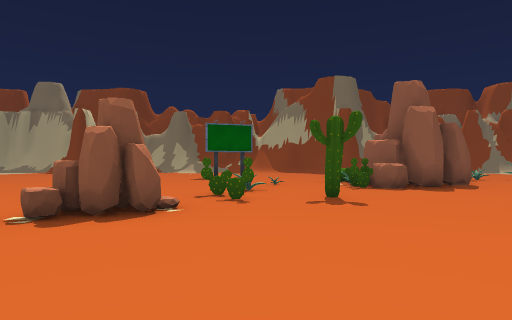
View 1 (above)

23 first-person views from a walk through a Unity game level. The camera is 1.4 m above the floor, looks level and sees 75° across. The floor is counted in squares, 2 m on a side. Each view is taken from the middle of a square. On the plan, view 1 faces up. The plan holds only what a view shows up to about 10 squares ahead; the rest is blank. The place goes on beyond the plan. Some surface patterns are stand-ins.

View 2
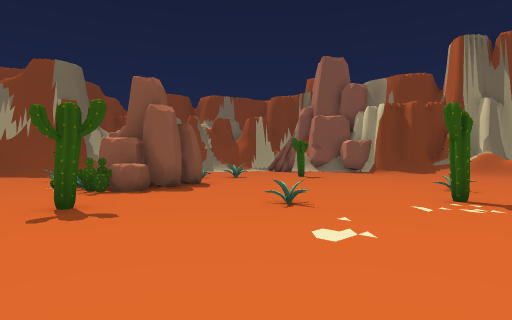

View 3
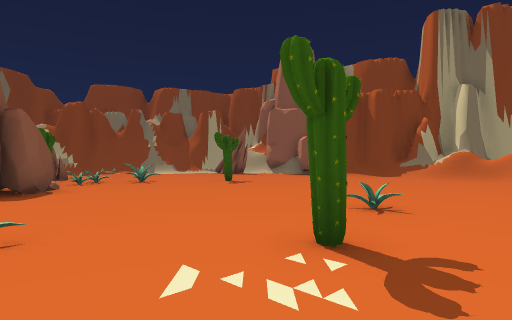

View 4
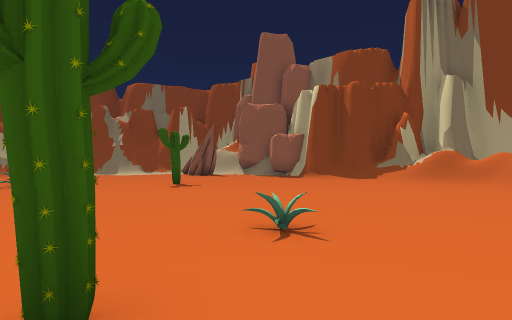

View 5
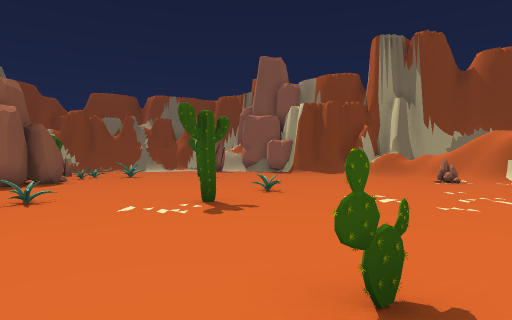

View 6
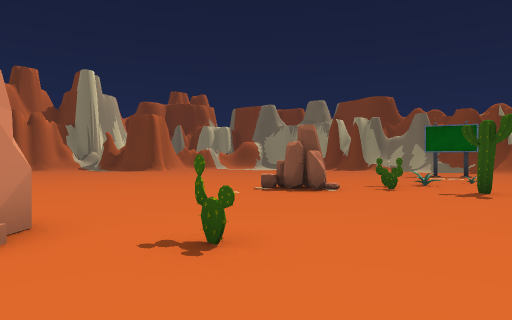

View 7
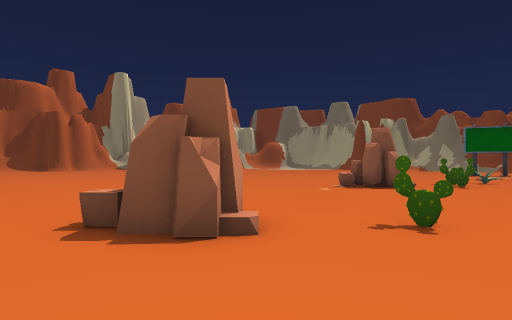

View 8
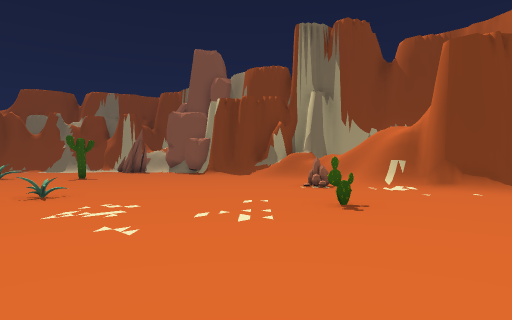

View 9
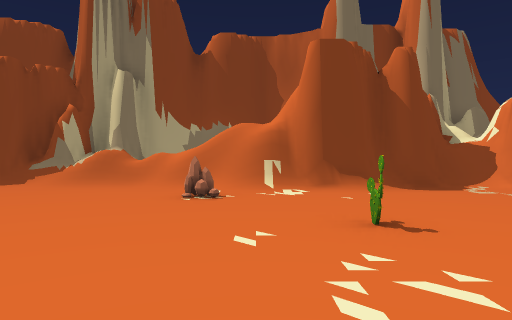

View 10
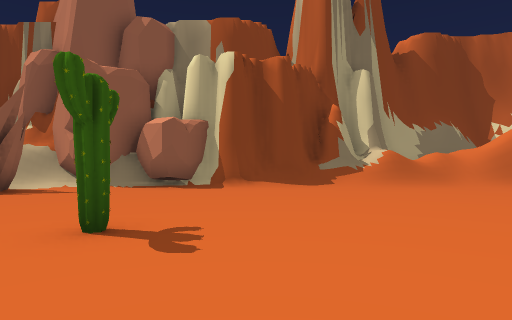

View 11
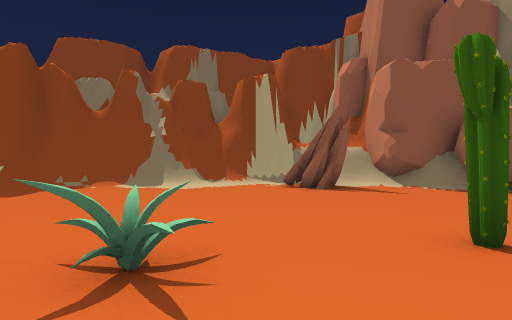

View 12
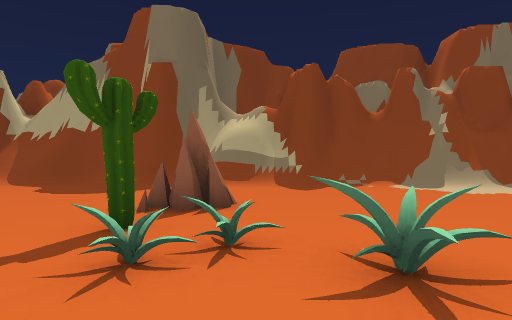

View 13
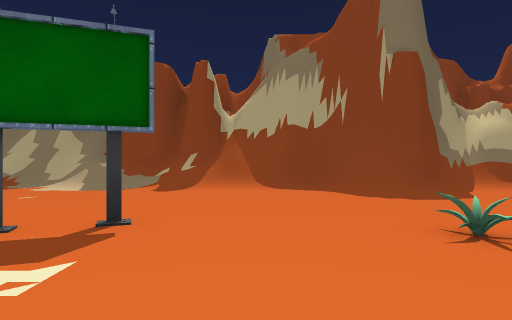

View 14
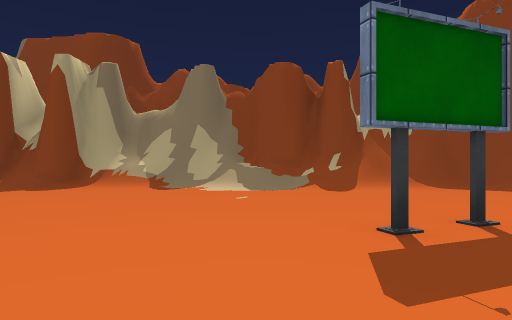

View 15
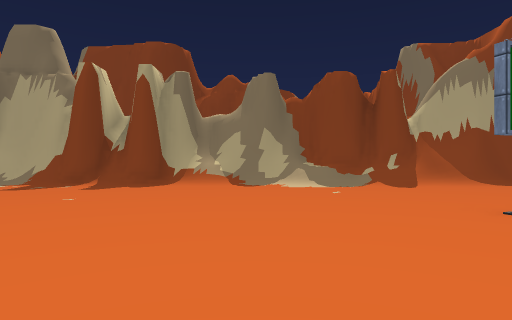

View 16
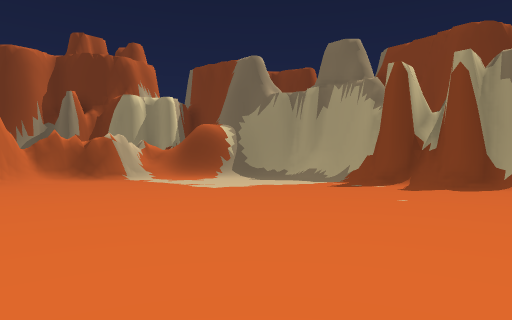

View 17
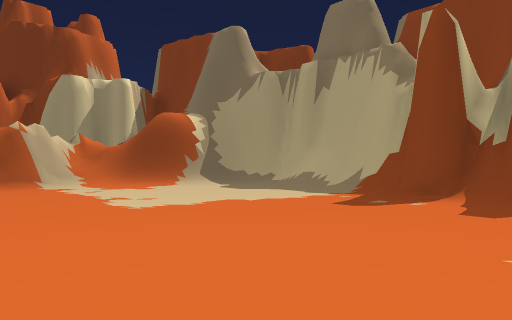

View 18
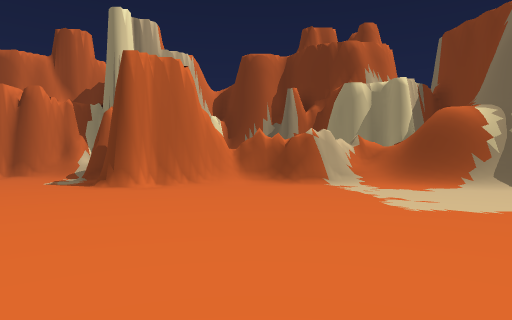

View 19
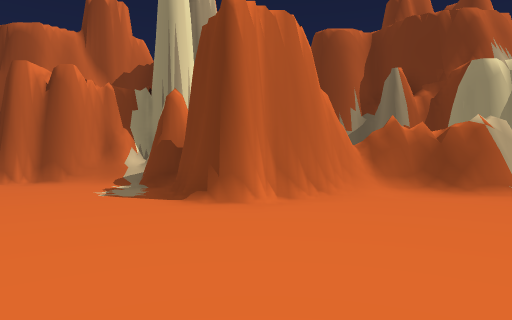

View 20
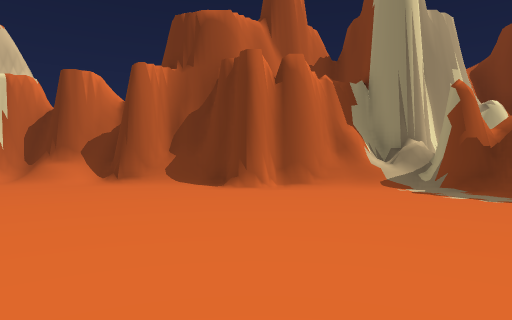

View 21
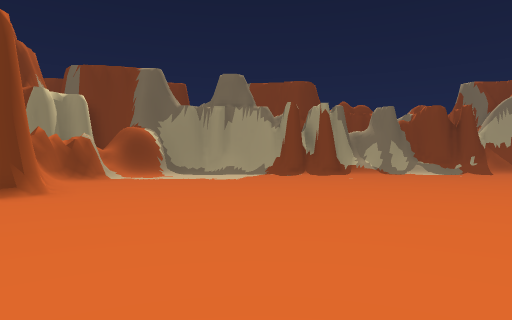

View 22
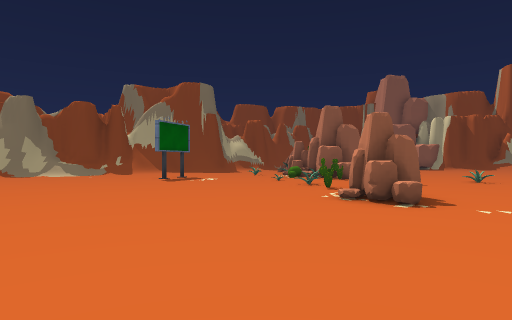

View 23
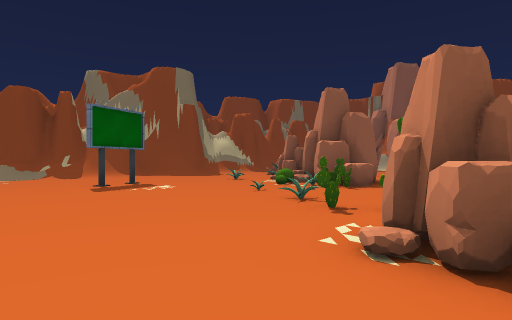

### Floor plan
Key: @ floor where view 1 was taken; # wall or solid block; . floor; / step, stairs or slope; R rock; C cactus; B billboard; O other object.
Columns run from 22 left of view 1 to 18 right of it. Each row starts with its distance up from view 1.
 20         ###   #############
 19      # ///######//////////###########
 18      ##..............////./////////###
 17     ##/..............................
 16     #/....................... ........
 15     #/....................... .........#
 14     #........................R.......RR##
 13     #...............B....O.............##
 12     #.....................O..CO........##
 11     #.....................OO.O.O.......##
 10     ##..................OORRR....C.....#
  9     ##...................CRRR..........#
  8   ####................O..C.............#
  7  ###/................C.................##
  6  ##/..................C................/#
  5  #/.................R.................//#
  4  #........... ......R.....O...........///
  3  #..........   .............C..O......///
  2  #.........   ........................///
  1 ##........    ......................RR/#/
  0 #/.......     ........@C..............##
 -1 #/......     ............ .C......C...##
 -2 #.....       .......RR.... ...........#
 -3 /....         ..........      ........#
 -4 //..                ... .    . ... ...#

Where each view was taken, in squares from view 1:
view 1: 0 up, 0 right, facing up
view 2: 1 up, 0 right, facing up-right
view 3: 1 up, 4 right, facing up-right
view 4: 1 up, 6 right, facing up-right
view 5: 2 down, 3 right, facing up-right
view 6: 2 down, 3 right, facing up-left
view 7: 4 down, 2 right, facing up-left
view 8: 4 down, 7 right, facing up-right
view 9: 0 up, 8 right, facing right
view 10: 8 up, 8 right, facing right
view 11: 9 up, 8 right, facing up-right
view 12: 9 up, 8 right, facing up
view 13: 10 up, 1 right, facing up
view 14: 10 up, 3 left, facing up
view 15: 9 up, 5 left, facing up
view 16: 9 up, 6 left, facing up-left
view 17: 12 up, 8 left, facing up-left
view 18: 12 up, 8 left, facing left
view 19: 9 up, 11 left, facing left
view 20: 2 up, 12 left, facing left
view 21: 2 up, 12 left, facing up
view 22: 2 up, 8 left, facing up-right
view 23: 4 up, 5 left, facing up-right
